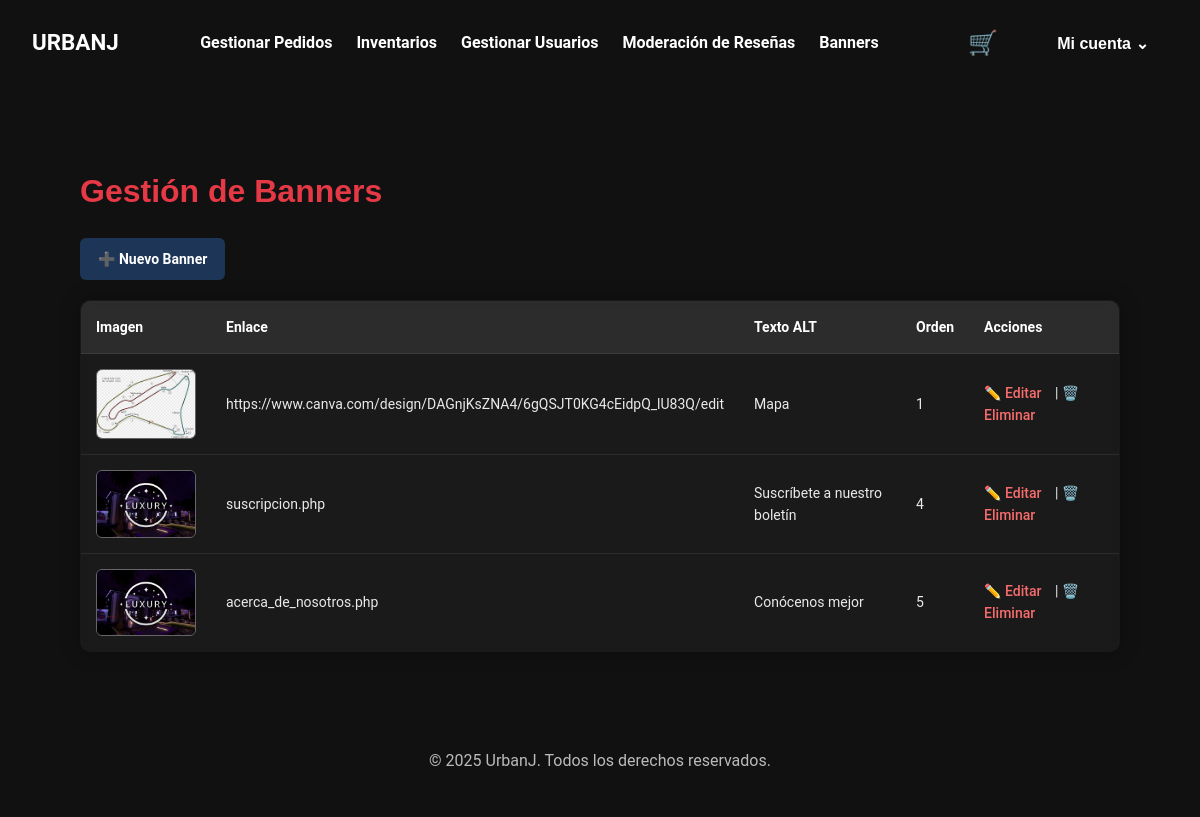
/Proyecto/admin_banners.php (signed in), run on the app's committed database.
### tables this page shows
CREATE TABLE `banners` (
  `id` int(11) NOT NULL,
  `imagen_url` varchar(255) NOT NULL,
  `enlace` varchar(255) NOT NULL DEFAULT '#',
  `texto_alt` varchar(100) DEFAULT '',
  `orden` int(11) NOT NULL DEFAULT 0
);

### Proyecto/admin_banners.php (the view, shortened to what this page needs)
<?php
require_once __DIR__ . '/includes/header.php';
require_once __DIR__ . '/includes/conexion.php';
$stmt = $pdo->query("SELECT * FROM banners ORDER BY orden ASC");
$banners = $stmt->fetchAll(PDO::FETCH_ASSOC);
?>
<link rel="stylesheet" href="css/adminBanners.css">
<main class="admin-banners">
    <h1>Gestión de Banners</h1>
    <a href="crear_banner.php" class="btn btn-primary">➕ Nuevo Banner</a>
    <table>
        <thead>
            <tr>
                <th>Imagen</th>
                <th>Enlace</th>
                <th>Texto ALT</th>
                <th>Orden</th>
                <th>Acciones</th>
            </tr>
        </thead>
        <tbody>
            <?php foreach ($banners as $banner): ?>
            <tr>
                <td><img src="<?= htmlspecialchars($banner['imagen_url']) ?>" alt="<?= htmlspecialchars($banner['texto_alt']) ?>" width="100"></td>
                <td><?= htmlspecialchars($banner['enlace']) ?></td>
                <td><?= htmlspecialchars($banner['texto_alt']) ?></td>
                <td><?= $banner['orden'] ?></td>
                <td>
                    <a href="editar_banner.php?id=<?= $banner['id'] ?>">✏️ Editar</a> |
                    <a href="eliminar_banner.php?id=<?= $banner['id'] ?>" onclick="return confirm('¿Estás seguro de eliminar este banner?')">🗑️ Eliminar</a>
                </td>
            </tr>
            <?php endforeach; ?>
        </tbody>
    </table>
</main>
<?php require_once __DIR__ . '/includes/footer.php'; ?>

### Proyecto/includes/header.php (shortened to what this page needs)
<?php
require_once __DIR__ . '/../conexion.php';
$is_admin = false;
$user = null;
if (isset($_SESSION['user_id'])) {
    $stmt = $pdo->prepare("SELECT id, usuario, admin FROM usuarios WHERE id = ?");
    $stmt->execute([$_SESSION['user_id']]);
    $user = $stmt->fetch(PDO::FETCH_ASSOC);
    $is_admin = $user && $user['admin'] == 1;
}
?>
<!DOCTYPE html>
<html lang="es">
<head>
    <?php include_once __DIR__ . '/stylos.php'; ?>
</head>
<body>
<header>
    <nav class="nav-bar">
        <div class="nav-brand">UrbanJ</div>
        <ul class="nav-links">
            <?php if ($is_admin): ?>
                <li><a href="/UrbanJ/gestionar_pedidos.php">Gestionar Pedidos</a></li>
                <li><a href="/UrbanJ/inventario.php">Inventarios</a></li>
                <li><a href="/UrbanJ/gestionar_usuarios.php">Gestionar Usuarios</a></li>
                <li><a href="/UrbanJ/moderar_resenas.php">Moderación de Reseñas</a></li>
                <li><a href="/UrbanJ/admin_banners.php">Banners</a></li>
            <?php endif; ?>
        </ul>
        <div style="display: flex; align-items: center; gap: 1rem;">
            <div class="cart-icon" onclick="toggleCartDropdown()">
                🛒
            </div>
            <?php if (isset($_SESSION['user_id']) && $user): ?>
                <div class="account-menu">
                    <button onclick="toggleAccountMenu()">Mi cuenta ⌄</button>
                </div>
            <?php endif; ?>
        </div>
    </nav>
</header>

### Proyecto/includes/Stylos.php (shortened to what this page needs)
<?php
echo '<link rel="stylesheet" href="/UrbanJ/css/styles.css">' . "\n";
echo '<link rel="stylesheet" href="/UrbanJ/css/nav.css">' . "\n";
echo '<link rel="stylesheet" href="/UrbanJ/css/cart-dropdown.css">' . "\n";
?>

### Proyecto/includes/footer.php (shortened to what this page needs)
  <footer class="footer container">
    <p>&copy; <?= date('Y') ?> UrbanJ. Todos los derechos reservados.</p>
  </footer>
</body>
</html>

### Proyecto/CSS/styles.css (style rules this page uses)
*, *::before, *::after { box-sizing: border-box; margin: 0; padding: 0; }
:root { --bg: #111; --section: #1a1a1a; --card: #222; --text: #f5f5f5; --muted: #bbb; --accent: #e63946; --font-heading: 'Oswald', sans-serif; --font-body: 'Roboto', sans-serif; --radius: 6px; --success: #4caf50; --danger: #e63946; --info: #1e90ff; }
body { background: var(--bg); color: var(--text); font-family: var(--font-body); line-height: 1.6; min-height: 100vh; padding-bottom: 2rem; }
a { color: var(--accent); text-decoration: none; }
img { max-width: 100%; display: block; border-radius: var(--radius); }
.container { max-width: 1200px; margin: 0 auto; padding: 1rem; }
h1, h2, h3 { font-family: var(--font-heading); color: var(--accent); margin-bottom: 1rem; }
button, .btn { background-color: var(--accent); color: white; padding: 0.6rem 1.2rem; border: none; border-radius: var(--radius); cursor: pointer; font-weight: bold; font-size: 1rem; }
.footer { background: var(--bg); color: var(--muted); padding: 1rem 0; text-align: center; margin-top: 2rem; }

### Proyecto/css/nav.css (style rules this page uses)
.nav-bar { display: flex; justify-content: space-between; align-items: center; padding: 1rem 2rem; background: #111; color: white; position: relative; }
.nav-brand { font-size: 1.4rem; font-weight: bold; text-transform: uppercase; }
.nav-links { list-style: none; display: flex; gap: 1.5rem; padding: 0; margin: 0; }
.nav-links a { text-decoration: none; color: white; font-weight: bold; }
.cart-icon { cursor: pointer; position: relative; font-size: 1.5rem; margin-right: 1rem; }
.account-menu { position: relative; display: inline-block; }
.account-menu button { background: none; border: none; color: white; font-weight: bold; cursor: pointer; font-size: 1rem; }

### Proyecto/css/adminBanners.css (style rules this page uses)
.admin-banners { max-width: 1100px; margin: 50px auto; padding: 30px; color: #fff; }
.admin-banners h1 { font-size: 2rem; color: #e63946; margin-bottom: 20px; }
.admin-banners .btn { background-color: #1d3557; color: white; padding: 10px 18px; border: none; border-radius: 6px; text-decoration: none; font-size: 14px; font-weight: bold; transition: background-color 0.3s ease; display: inline-block; margin-bottom: 20px; }
.admin-banners table { width: 100%; border-collapse: collapse; background: rgba(255, 255, 255, 0.04); border: 1px solid #444; border-radius: 10px; overflow: hidden; backdrop-filter: blur(5px); color: #eaeaea; box-shadow: 0 0 20px rgba(0,0,0,0.3); }
.admin-banners th, .admin-banners td { padding: 15px; text-align: left; border-bottom: 1px solid rgba(255,255,255,0.08); font-size: 14px; }
.admin-banners th { background-color: rgba(255, 255, 255, 0.08); color: #ffffff; font-weight: bold; }
.admin-banners img { max-width: 140px; height: auto; border-radius: 6px; border: 1px solid #666; }
.admin-banners a { color: #f76c6c; font-weight: 500; text-decoration: none; margin-right: 10px; }

### Proyecto/includes/header.php (style rules this page uses)
.cart-icon { position: relative; cursor: pointer; font-size: 1.5rem; padding: 0.5rem; }

### data on the page
banners: imagen_url (picture), enlace "https://www.canva.com/design/DAGnjKsZNA4/6gQSJT0KG4cEidpQ_lU83Q/edit", texto_alt "Mapa", orden "1"
banners: imagen_url (picture), enlace "suscripcion.php", texto_alt "Suscríbete a nuestro boletín", orden "4"
banners: imagen_url (picture), enlace "acerca_de_nosotros.php", texto_alt "Conócenos mejor", orden "5"
